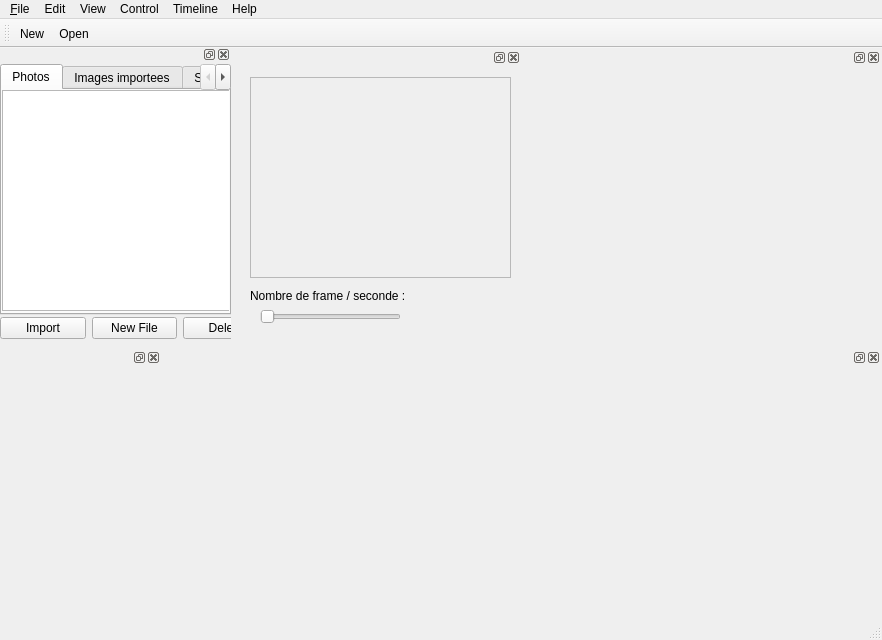
<?xml version="1.0" encoding="UTF-8"?>
<ui version="4.0">
 <class>MainWindow</class>
 <widget class="QMainWindow" name="MainWindow">
  <property name="geometry">
   <rect>
    <x>0</x>
    <y>0</y>
    <width>882</width>
    <height>640</height>
   </rect>
  </property>
  <property name="windowTitle">
   <string>MainWindow</string>
  </property>
  <property name="iconSize">
   <size>
    <width>25</width>
    <height>25</height>
   </size>
  </property>
  <property name="dockOptions">
   <set>QMainWindow::AllowTabbedDocks|QMainWindow::AnimatedDocks</set>
  </property>
  <property name="unifiedTitleAndToolBarOnMac">
   <bool>false</bool>
  </property>
  <widget class="QWidget" name="centralwidget">
   <widget class="QDockWidget" name="widgetVisualEffect">
    <property name="geometry">
     <rect>
      <x>230</x>
      <y>0</y>
      <width>291</width>
      <height>300</height>
     </rect>
    </property>
    <property name="acceptDrops">
     <bool>false</bool>
    </property>
    <property name="allowedAreas">
     <set>Qt::NoDockWidgetArea</set>
    </property>
    <widget class="QWidget" name="contentVisualEffect">
     <property name="enabled">
      <bool>true</bool>
     </property>
     <property name="mouseTracking">
      <bool>false</bool>
     </property>
     <property name="acceptDrops">
      <bool>false</bool>
     </property>
     <widget class="QScrollArea" name="viewer">
      <property name="geometry">
       <rect>
        <x>20</x>
        <y>10</y>
        <width>261</width>
        <height>201</height>
       </rect>
      </property>
      <property name="widgetResizable">
       <bool>true</bool>
      </property>
      <widget class="QWidget" name="viewerImageWidget">
       <property name="geometry">
        <rect>
         <x>0</x>
         <y>0</y>
         <width>259</width>
         <height>199</height>
        </rect>
       </property>
      </widget>
     </widget>
     <widget class="QLabel" name="labelFrameSeconde">
      <property name="geometry">
       <rect>
        <x>20</x>
        <y>220</y>
        <width>201</width>
        <height>17</height>
       </rect>
      </property>
      <property name="text">
       <string>Nombre de frame / seconde : </string>
      </property>
     </widget>
     <widget class="QSlider" name="sliderFrameSeconde">
      <property name="geometry">
       <rect>
        <x>30</x>
        <y>240</y>
        <width>141</width>
        <height>20</height>
       </rect>
      </property>
      <property name="orientation">
       <enum>Qt::Horizontal</enum>
      </property>
     </widget>
    </widget>
   </widget>
   <widget class="QDockWidget" name="widgetImport">
    <property name="geometry">
     <rect>
      <x>0</x>
      <y>-3</y>
      <width>231</width>
      <height>621</height>
     </rect>
    </property>
    <property name="minimumSize">
     <size>
      <width>79</width>
      <height>300</height>
     </size>
    </property>
    <property name="acceptDrops">
     <bool>false</bool>
    </property>
    <property name="floating">
     <bool>false</bool>
    </property>
    <property name="allowedAreas">
     <set>Qt::NoDockWidgetArea</set>
    </property>
    <widget class="QWidget" name="contentImport">
     <widget class="QTabWidget" name="tabWidget">
      <property name="geometry">
       <rect>
        <x>0</x>
        <y>0</y>
        <width>231</width>
        <height>251</height>
       </rect>
      </property>
      <property name="currentIndex">
       <number>0</number>
      </property>
      <widget class="QWidget" name="photos">
       <attribute name="title">
        <string>Photos</string>
       </attribute>
       <widget class="QListWidget" name="listWidget">
        <property name="geometry">
         <rect>
          <x>0</x>
          <y>0</y>
          <width>231</width>
          <height>221</height>
         </rect>
        </property>
       </widget>
      </widget>
      <widget class="QWidget" name="importPhoto">
       <attribute name="title">
        <string>Images importees</string>
       </attribute>
      </widget>
      <widget class="QWidget" name="importSons">
       <attribute name="title">
        <string>Sons</string>
       </attribute>
      </widget>
     </widget>
     <widget class="QWidget" name="layoutWidget">
      <property name="geometry">
       <rect>
        <x>0</x>
        <y>250</y>
        <width>269</width>
        <height>29</height>
       </rect>
      </property>
      <layout class="QHBoxLayout" name="horizontalLayout">
       <property name="sizeConstraint">
        <enum>QLayout::SetDefaultConstraint</enum>
       </property>
       <item>
        <widget class="QPushButton" name="ImportButton">
         <property name="text">
          <string>Import</string>
         </property>
         <property name="iconSize">
          <size>
           <width>13</width>
           <height>13</height>
          </size>
         </property>
        </widget>
       </item>
       <item>
        <widget class="QPushButton" name="newFileButton">
         <property name="text">
          <string>New File</string>
         </property>
        </widget>
       </item>
       <item>
        <widget class="QPushButton" name="deleteButton">
         <property name="text">
          <string>Delete</string>
         </property>
        </widget>
       </item>
      </layout>
     </widget>
    </widget>
   </widget>
   <widget class="QDockWidget" name="widgetFlux">
    <property name="geometry">
     <rect>
      <x>520</x>
      <y>0</y>
      <width>361</width>
      <height>300</height>
     </rect>
    </property>
    <property name="acceptDrops">
     <bool>false</bool>
    </property>
    <property name="allowedAreas">
     <set>Qt::NoDockWidgetArea</set>
    </property>
    <widget class="QWidget" name="contentFlux"/>
   </widget>
   <widget class="QDockWidget" name="widgetEffect">
    <property name="geometry">
     <rect>
      <x>0</x>
      <y>300</y>
      <width>161</width>
      <height>241</height>
     </rect>
    </property>
    <widget class="QWidget" name="contentEffect"/>
   </widget>
   <widget class="QDockWidget" name="widgetTimeline">
    <property name="geometry">
     <rect>
      <x>160</x>
      <y>300</y>
      <width>721</width>
      <height>251</height>
     </rect>
    </property>
    <widget class="QWidget" name="contentTimeline"/>
   </widget>
  </widget>
  <widget class="QMenuBar" name="menubar">
   <property name="geometry">
    <rect>
     <x>0</x>
     <y>0</y>
     <width>882</width>
     <height>25</height>
    </rect>
   </property>
   <widget class="QMenu" name="menuEdit">
    <property name="title">
     <string>Edit</string>
    </property>
    <addaction name="actionUndo"/>
    <addaction name="actionRedo"/>
    <addaction name="separator"/>
    <addaction name="actionCopy"/>
    <addaction name="actionCut"/>
    <addaction name="actionPaste"/>
   </widget>
   <widget class="QMenu" name="menuView">
    <property name="title">
     <string>View</string>
    </property>
   </widget>
   <widget class="QMenu" name="menuControl">
    <property name="title">
     <string>Control</string>
    </property>
   </widget>
   <widget class="QMenu" name="menuTimeline">
    <property name="title">
     <string>Timeline</string>
    </property>
   </widget>
   <widget class="QMenu" name="menuHelp">
    <property name="title">
     <string>Help</string>
    </property>
   </widget>
   <widget class="QMenu" name="menuFile">
    <property name="title">
     <string>&amp;File</string>
    </property>
    <addaction name="actionNew"/>
    <addaction name="actionOpen"/>
    <addaction name="separator"/>
    <addaction name="actionSave"/>
    <addaction name="actionSave_as"/>
   </widget>
   <addaction name="menuFile"/>
   <addaction name="menuEdit"/>
   <addaction name="menuView"/>
   <addaction name="menuControl"/>
   <addaction name="menuTimeline"/>
   <addaction name="menuHelp"/>
  </widget>
  <widget class="QStatusBar" name="statusbar"/>
  <widget class="QToolBar" name="toolBar">
   <property name="windowTitle">
    <string>toolBar</string>
   </property>
   <attribute name="toolBarArea">
    <enum>TopToolBarArea</enum>
   </attribute>
   <attribute name="toolBarBreak">
    <bool>false</bool>
   </attribute>
   <addaction name="actionNew"/>
   <addaction name="actionOpen"/>
  </widget>
  <action name="actionNew">
   <property name="icon">
    <iconset>
     <normaloff>../../../../img/nouveau.png</normaloff>../../../../img/nouveau.png</iconset>
   </property>
   <property name="text">
    <string>New</string>
   </property>
   <property name="shortcut">
    <string>Ctrl+N</string>
   </property>
  </action>
  <action name="actionOpen">
   <property name="icon">
    <iconset>
     <normaloff>../../../../img/ouvrir.png</normaloff>../../../../img/ouvrir.png</iconset>
   </property>
   <property name="text">
    <string>Open</string>
   </property>
   <property name="shortcut">
    <string>Ctrl+O</string>
   </property>
  </action>
  <action name="actionSave">
   <property name="text">
    <string>Save</string>
   </property>
  </action>
  <action name="actionSave_as">
   <property name="text">
    <string>Save as</string>
   </property>
  </action>
  <action name="actionUndo">
   <property name="text">
    <string>Undo</string>
   </property>
  </action>
  <action name="actionRedo">
   <property name="text">
    <string>Redo</string>
   </property>
  </action>
  <action name="actionCopy">
   <property name="text">
    <string>Copy</string>
   </property>
  </action>
  <action name="actionCut">
   <property name="text">
    <string>Cut</string>
   </property>
  </action>
  <action name="actionPaste">
   <property name="text">
    <string>Paste</string>
   </property>
  </action>
 </widget>
 <resources/>
 <connections/>
</ui>
